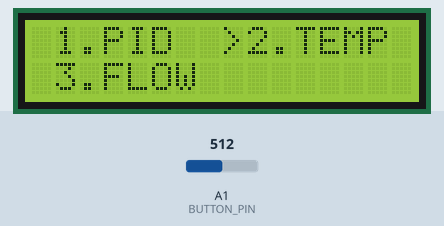
Recording of a sketch running on a simulated Arduino Nano, built with avr-gcc and run on an emulated ATmega328P. Parts: 16×2 character LCD. The test bench sets the inputs (shaded band); at power-on: A1 (BUTTON_PIN) = 512.

Above: at 0.5 s.
1.3 s: A1 (BUTTON_PIN) set to 481
2.9 s: A1 (BUTTON_PIN) set to 366
5.9 s: A1 (BUTTON_PIN) set to 337
At 6.6 s:
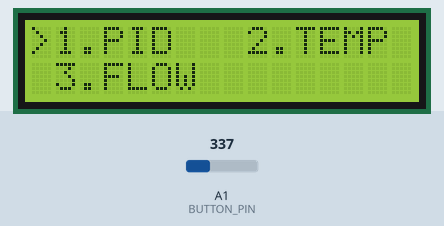
8.9 s: A1 (BUTTON_PIN) set to 190
At 9.41 s:
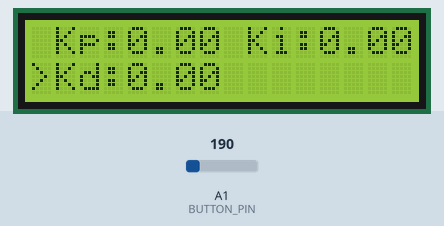
11.9 s: A1 (BUTTON_PIN) set to 210
At 12.82 s:
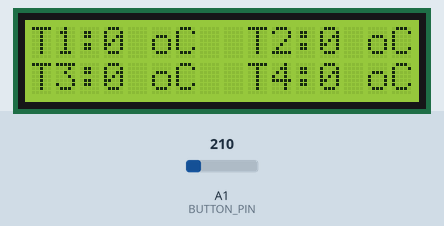
14.9 s: A1 (BUTTON_PIN) set to 122
At 15.63 s:
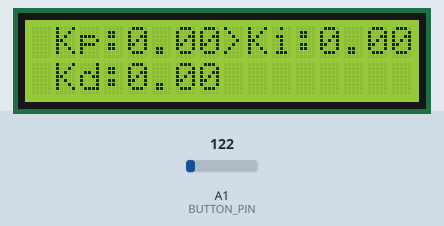
Timing chart, 0 to 17.9 s (numbered marks = the images above; inputs shaded):
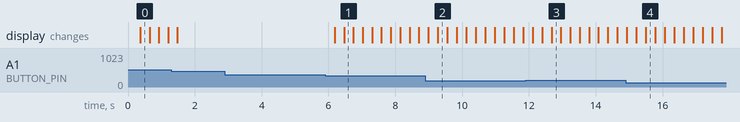

The sketch:

LCD.ino
```cpp
/*------------------------------------------------------------*-
  LCD - functions file
  ARDUINO NANO
  (c) Can Tho University 2019
  version 1.00 - 26/07/2019
---------------------------------------------------------------
 *  PUBLIC FUNCTIONS CONTAIN:
 *
 *
 *  PRIVATE FUNCTIONS CONTAIN:
 *
 *
 --------------------------------------------------------------*/
#include "Nano_LCD.h"

void setup() {
 LCD_init();
 Serial.begin(115200);
}

void loop() {
  LCD_display();
}
```

Nano_LCD.cpp
```cpp
/*------------------------------------------------------------*-
  LCD - functions file
  ARDUINO NANO
  (c) Can Tho University 2019
  version 1.00 - 26/07/2019
---------------------------------------------------------------
 *  PUBLIC FUNCTIONS CONTAIN:
 *
 *
 *  PRIVATE FUNCTIONS CONTAIN:
 *
 *
 --------------------------------------------------------------*/
#include "Nano_LCD.h"

// ------ Private constants -----------------------------------
#define LCD_ADRESS 	0x27
#define LCD_WIDTH 	16
#define LCD_HEIGHT	2
#define BUTTON_PIN	A1
#define	ERROR		9999
typedef enum {
	BUT_LEFT=1,
	BUT_DOWN,
	BUT_CONFIRM,
	BUT_RIGHT,
	BUT_UP
} ButtonState;
typedef enum {
	MAIN_STATE,
	PID_STATE,
	TEMP_STATE,
	FLOW_STATE
} LCDstate;
// ------ Private function prototypes -------------------------
/**
Read the buttons
*/
int buttonRead();
/**
Main user interface for the system
*/
void LCD_menu();
/**
User interface for the PID calibration
*/
void PIDdisplay_editor();
/**
User interface for the temperature monitoring
*/
void LCD_temp();
/**
User interface for the water flow monitoring
*/
void LCD_flow();
// ------ Private variables -----------------------------------
int currentState=MAIN_STATE;
// cac bien b_5,adc_buttons,c dùng trong cac ham PIDdisplay,LCD(),PIDdisplay_editor() vi no lien quan voi nhau nen de bien toan cuc
bool PIDchange=false;
int LCDpointer=1;
int Temp[4];// an array that saves temperature T1 to T4 correspondingly
int flow[2];// an array that saves flow sensor values correspondingly
float PID[3];// an array that saves kp,ki,kd correspondingly
// ------ PUBLIC variable definitions -------------------------
LiquidCrystal_I2C lcd(LCD_ADRESS, LCD_WIDTH, LCD_HEIGHT);

//--------------------------------------------------------------
// FUNCTION DEFINITIONS
//--------------------------------------------------------------
void LCD_init()
{
	currentState=MAIN_STATE;
	lcd.init();
	lcd.backlight();
}//end LCD_init
//--------------------------------
void LCD_display() {
	switch (currentState) {
	  case MAIN_STATE: 	{LCD_menu();break;}
	  case PID_STATE: 	{PIDdisplay_editor();break;}
	  case TEMP_STATE: 	{LCD_temp();break;}
	  case FLOW_STATE: 	{LCD_flow();break;}
	  case ERROR: 		{break;}
	}//end switch
}//end LCD_display
int buttonRead()
{
	int adc_buttons=analogRead(BUTTON_PIN);
	delay(250); //debounce
	if(adc_buttons<50) //button 1
	{
		return BUT_LEFT;
	}
	if(adc_buttons>50& adc_buttons<200) //button 2
	{
		return BUT_DOWN;
	}
	if(adc_buttons>200& adc_buttons<350) //button 3
	{
		return BUT_CONFIRM;
	}
	if(adc_buttons>350& adc_buttons<500) //button 4
    {
		return BUT_RIGHT;
    }
	if (adc_buttons >=500 & adc_buttons<800)  //button 5
	{
		return BUT_UP;
    }
	return ERROR; //error
}//end buttonRead
void LCD_menu()
{
 //------------------------------Display user interface------------------
	lcd.clear();
	lcd.setCursor(1,0); lcd.print("1.PID");
	lcd.setCursor(9,0); lcd.print("2.TEMP");
	lcd.setCursor(1,1); lcd.print("3.FLOW");
	if(LCDpointer==1)
	{
		lcd.setCursor(0,0); lcd.print(">");
		lcd.setCursor(8,0); lcd.print(" ");
		lcd.setCursor(0,1); lcd.print(" ");
	}//end if
	if(LCDpointer==2)
	{
		lcd.setCursor(0,0); lcd.print(" ");
		lcd.setCursor(8,0); lcd.print(">");
		lcd.setCursor(0,1); lcd.print(" ");
	}//end if
	if(LCDpointer==3)
	{
		lcd.setCursor(0,0); lcd.print(" ");
		lcd.setCursor(8,0); lcd.print(" ");
		lcd.setCursor(0,1); lcd.print(">");
	}//end if
 //----------------------------------------------------------------------

	switch (buttonRead()) {
	  case BUT_LEFT:
	  {
		break;
	  }
	  case BUT_RIGHT:
	  {
		break;
	  }
	  case BUT_UP:
	  {
		if(LCDpointer>2) 	LCDpointer=1;
		else				LCDpointer++;
		break;
	  }
	  case BUT_DOWN:
	  {
		if(LCDpointer<2)	LCDpointer=3;
        else				LCDpointer--;
		break;
	  }
	  case BUT_CONFIRM:
	  {
		switch (LCDpointer) {
		  case 1: 	{currentState=PID_STATE; LCDpointer=1;return;}
		  case 2:	{currentState=TEMP_STATE;LCDpointer=1;return;}
		  case 3:	{currentState=FLOW_STATE;LCDpointer=1;return;}
		}
	  }
	  case ERROR:
	  {
		break;
	  }
	}//end switch
	return;
}//end LCD_menu
//--------------------------------
void PIDdisplay_editor()
{
	//------------------------------Display user interface------------------
	lcd.clear();
	lcd.setCursor(1,0);lcd.print("Kp:");
    lcd.setCursor(4,0);lcd.print(PID[0]);
    lcd.setCursor(9,0);lcd.print("Ki:");
    lcd.setCursor(12,0);lcd.print(PID[1]);
    lcd.setCursor(1,1);lcd.print("Kd:");
    lcd.setCursor(4,1);lcd.print(PID[2]);
	if(LCDpointer==1)
	{
		lcd.setCursor(0,0); lcd.print(">");
		lcd.setCursor(8,0); lcd.print(" ");
		lcd.setCursor(0,1); lcd.print(" ");
	}//end if
	if(LCDpointer==2)
	{
		lcd.setCursor(0,0); lcd.print(" ");
		lcd.setCursor(8,0); lcd.print(">");
		lcd.setCursor(0,1); lcd.print(" ");
	}//end if
	if(LCDpointer==3)
	{
		lcd.setCursor(0,0); lcd.print(" ");
		lcd.setCursor(8,0); lcd.print(" ");
		lcd.setCursor(0,1); lcd.print(">");
	}//end if
    //----------------------------------------------------------------------

	switch (buttonRead()) {
	  case BUT_LEFT:
	  {
		PID[LCDpointer-1]-=0.1;
		break;
	  }
	  case BUT_RIGHT:
	  {
		PID[LCDpointer-1]+=0.1;
		break;
	  }
	  case BUT_UP:
	  {
		if(LCDpointer>2) 	LCDpointer=1;
		else				LCDpointer++;
		break;
	  }
	  case BUT_DOWN:
	  {
		if(LCDpointer<2)	LCDpointer=3;
        else				LCDpointer--;
		break;
	  }
	  case BUT_CONFIRM:
	  {
		currentState=MAIN_STATE;return;//back
	  }
	  case ERROR:
	  {
		break;
	  }
	}//end switch
	return;
  }//PIDdisplay_editor

void LCD_flow()
{
    //------------------------------Display user interface------------------
    lcd.clear();
	lcd.setCursor(0,0); lcd.print("FlowPulse1:");
	lcd.setCursor(11,0); lcd.print(flow[0]);
	lcd.setCursor(14,0); lcd.print("Hz");
	lcd.setCursor(0,1); lcd.print("FlowPulse2:");
	lcd.setCursor(11,1); lcd.print(flow[1]);
	lcd.setCursor(14,1); lcd.print("Hz");
  //----------------------------------------------------------------------

	switch (buttonRead()) {
	  case BUT_LEFT:
	  {
		break;
	  }
	  case BUT_RIGHT:
	  {
		break;
	  }
	  case BUT_UP:
	  {
		break;
	  }
	  case BUT_DOWN:
	  {
		break;
	  }
	  case BUT_CONFIRM:
	  {
		currentState=MAIN_STATE;return;//back
	  }
	  case ERROR:
	  {
		break;
	  }
	}//end switch
	return;
}// end LCD_flow()
void LCD_temp()
{
  //------------------------------Display user interface------------------
    lcd.clear();
	lcd.setCursor(0,0); lcd.print("T1:");
	lcd.setCursor(3,0); lcd.print(Temp[0]);
	lcd.setCursor(5,0); lcd.print("oC");
	lcd.setCursor(9,0); lcd.print("T2:");
	lcd.setCursor(12,0); lcd.print(Temp[1]);
	lcd.setCursor(14,0); lcd.print("oC");
	lcd.setCursor(0,1); lcd.print("T3:");
	lcd.setCursor(3,1); lcd.print(Temp[2]);
	lcd.setCursor(5,1); lcd.print("oC");
	lcd.setCursor(9,1); lcd.print("T4:");
	lcd.setCursor(12,1); lcd.print(Temp[3]);
	lcd.setCursor(14,1); lcd.print("oC");
  //----------------------------------------------------------------------

	switch (buttonRead()) {
	  case BUT_LEFT:
	  {
		break;
	  }
	  case BUT_RIGHT:
	  {
		break;
	  }
	  case BUT_UP:
	  {
		break;
	  }
	  case BUT_DOWN:
	  {
		break;
	  }
	  case BUT_CONFIRM:
	  {
		currentState=MAIN_STATE;return;//back
	  }
	  case ERROR:
	  {
		break;
	  }
	}//end switch
	return;
}// end LCD_temp
```

Nano_LCD.h
```cpp
/*------------------------------------------------------------*-
  LCD - header file
  ARDUINO NANO
  (c) Can Tho University 2019
  version 1.00 - 26/07/2019
---------------------------------------------------------------
 *  PUBLIC FUNCTIONS CONTAIN:
 *
 *  PRIVATE FUNCTIONS CONTAIN:
 *
 *  CAUTION: must include config.h
--------------------------------------------------------------*/
#ifndef __NANO_LCD_H
#define __NANO_LCD_H
#include <Arduino.h>
#include <LiquidCrystal_I2C.h>
//#include "config.h"

// ------ Public constants ------------------------------------

// ------ Public function prototypes --------------------------
/**
Start the LCD
*/
void LCD_init();
/**
LCD display function
*/
void LCD_display();

// ------ Public variable -------------------------------------

#endif //_NANO_LCD_H
```

Measured:
- the behaviour switches between 350 and 349 on A1 (BUTTON_PIN) (found by bisection; images 0 and 1)
- after the input at 2.9 s, every drawn part: stays the same
- after the input at 5.9 s, the display: first changes after 0.29 s (image 1 shows a later state)
- after the input at 8.9 s, the display: first differs from a run without the input after 0.38 s (image 2)
- after the input at 11.9 s, the display: first differs from a run without the input after 0.50 s (image 3 shows a later state)
- after the input at 14.9 s, the display: first differs from a run without the input after 0.31 s (image 4 shows a later state)
